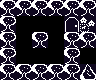

This is a level from a 2D game, rendered from its Tiled map with the project's own tilesets. A one-line summary and the complete map file follow:
An orthogonal 6x5 tile map with 16x16 px tiles, 1 tile layer (map), 2 tilesets and 3 objects (2x slime, wizzard).

<map version="1.10" tiledversion="1.12.2" orientation="orthogonal" renderorder="right-down" width="6" height="5" tilewidth="16" tileheight="16" infinite="0" nextlayerid="7" nextobjectid="13">
 <tileset firstgid="1" name="monotiles" tilewidth="16" tileheight="16" tilecount="40" columns="8">
  <image source="monotiles.png" width="128" height="80" />
 </tileset>
 <tileset firstgid="41" name="sprites2" tilewidth="16" tileheight="16" tilecount="8" columns="4">
  <image source="sprites2.png" width="64" height="32" />
 </tileset>
 <layer id="1" name="map" width="6" height="5">
  <data encoding="csv">
15,15,15,15,15,15,
15,0,0,0,17,13,
15,0,15,0,15,15,
15,0,0,0,15,0,
15,15,15,15,15,14
</data>
 </layer>
 <objectgroup id="6" name="mobs">
  <object id="5" type="slime" gid="41" x="16" y="64" width="16" height="16">
   <properties>
    <property name="dir" type="int" value="2" />
   </properties>
  </object>
  <object id="6" type="wizzard" gid="42" x="16" y="32" width="16" height="16">
   <properties>
    <property name="dir" type="int" value="1" />
   </properties>
  </object>
  <object id="12" type="slime" gid="41" x="32" y="64" width="16" height="16">
   <properties>
    <property name="dir" type="int" value="3" />
   </properties>
  </object>
 </objectgroup>
</map>
